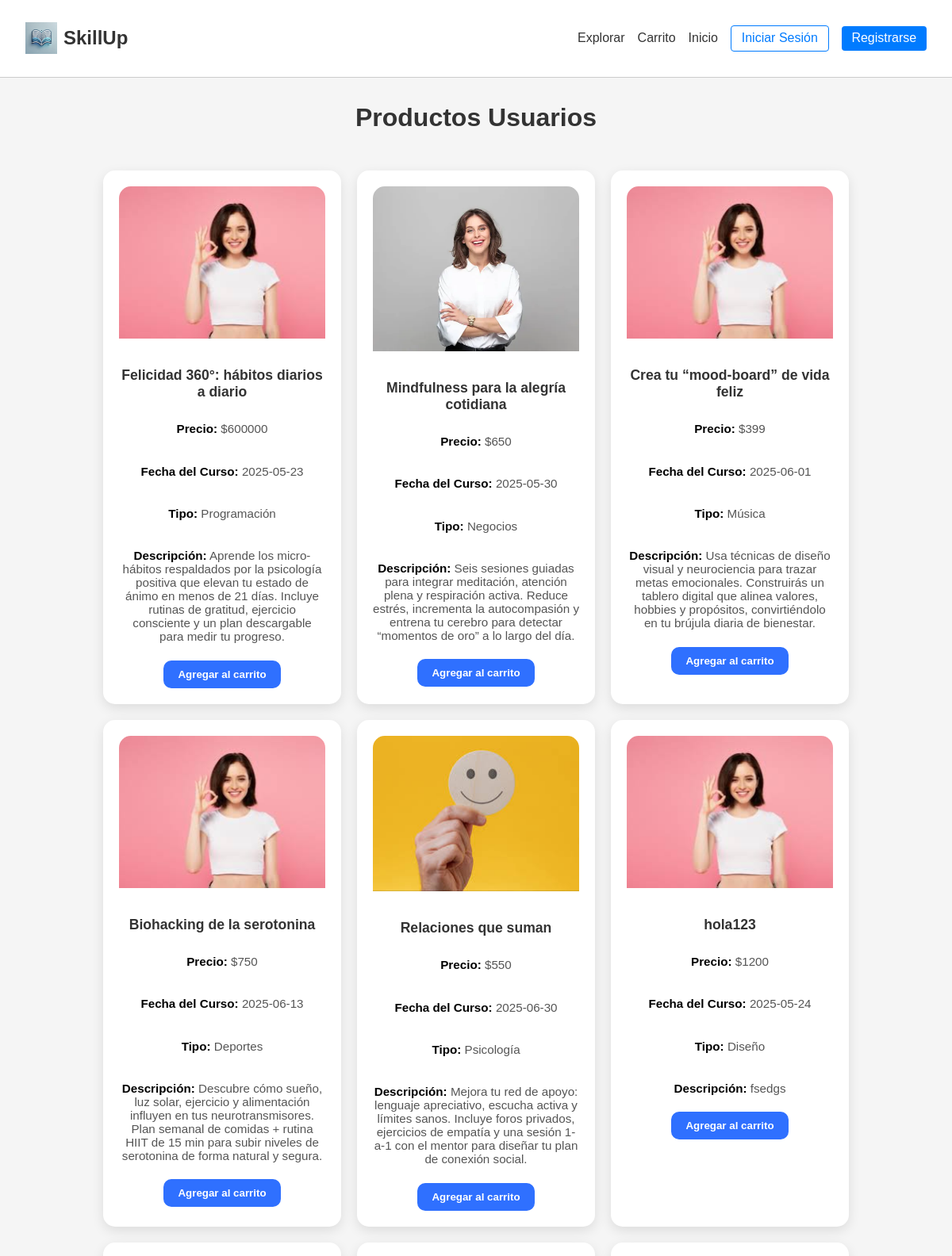
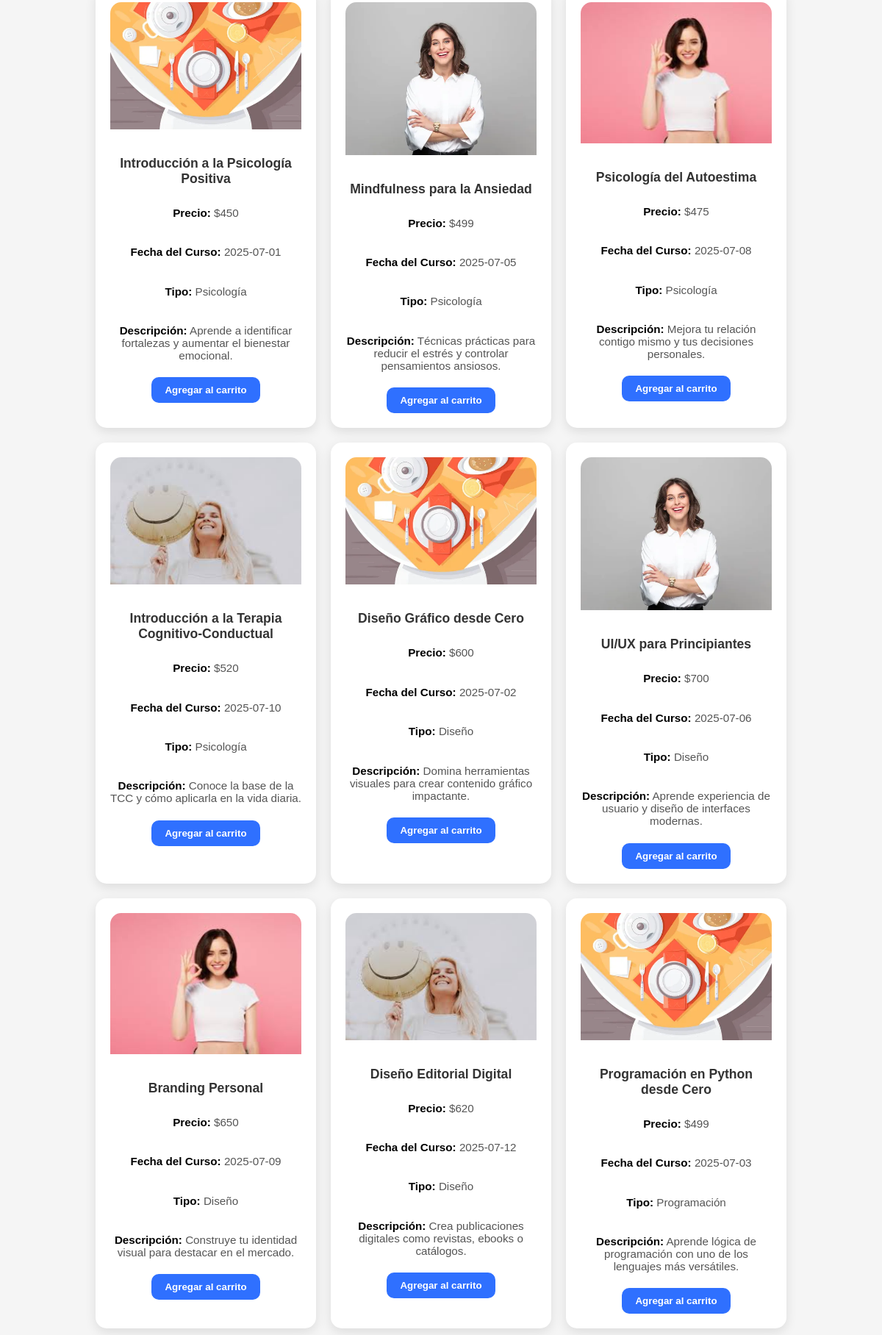
The app's page /ProductoManager/User/ProductosUsuarios.php (upper part) with its own data (2 pictures, top to bottom).
### tables this page shows
CREATE TABLE `productos` (
  `id` int(11) NOT NULL AUTO_INCREMENT,
  `nombreCurso` varchar(100) NOT NULL,
  `precioCurso` varchar(50) NOT NULL,
  `fechaCurso` date NOT NULL,
  `tipoCurso` varchar(100) NOT NULL,
  `desColumna` varchar(255) NOT NULL,
  `imagenCurso` varchar(100) NOT NULL,
  PRIMARY KEY (`id`)
);

### ProductoManager/User/ProductosUsuarios.php (the view, shortened to what this page needs)
<!DOCTYPE html>
<html lang="es">
<head>
    <link rel="stylesheet" href="/Proyecto/includes/header.css">
    <link rel="stylesheet" href="ProductosUsuarios.css">
</head>
<body>
<?php include($_SERVER['DOCUMENT_ROOT']."/Proyecto/includes/header.php"); ?>
<h1>Productos Usuarios</h1>
<div class="container">
    <?php
    include("conexion.php");
    $sql = mysqli_query($con, "SELECT * FROM productos");
    while($row = mysqli_fetch_array($sql)){
    ?>
        <div class="producto">
            <div class="caja">
                <img class="img" src="<?php echo $row['imagenCurso']; ?>" alt="Imagen del curso" width="200"><br>
                <h2><?php echo $row['nombreCurso']; ?></h2>
                <p><strong>Precio:</strong> $<?php echo $row['precioCurso']; ?></p>
                <p><strong>Fecha del Curso:</strong> <?php echo $row['fechaCurso']; ?></p>
                <p><strong>Tipo:</strong> <?php echo $row['tipoCurso']; ?></p>
                <p><strong>Descripción:</strong> <?php echo $row['desColumna']; ?></p>
                <form action="/Proyecto/Carrito/agregar.php" method="POST">
                    <button type="submit">Agregar al carrito</button>
                </form>
            </div>
        </div>
    <?php
    }
    ?>
</div>
</body>
</html>

### includes/header.php (shortened to what this page needs)
<!DOCTYPE html>
<html lang="es">
<head>
  <link rel="stylesheet" href="/Proyecto/includes/header.css">
</head>
<body>
<header>
  <div class="logo">
    <img src="/Proyecto/includes/Logo.jpeg" alt="Logo de SkillUp">
    <h1>SkillUp</h1>
  </div>
  <nav>
  <ul>
    <?php
    if (!isset($_SESSION['rol'])): ?>
        <li><a href="/Proyecto/ProductoManager/User/ProductosUsuarios.php">Explorar</a></li>
        <li><a href="/Proyecto/Carrito/Carrito.php">Carrito</a></li>
        <li><a href="/Proyecto/LandingPage/LandingPage.php">Inicio</a></li>
        <li><a href="/Proyecto/Login/Login.html">Iniciar Sesión</a></li>
        <li><a href="/Proyecto/Register/Register.php">Registrarse</a></li>
    <?php
    endif; ?>
  </ul>
</nav>
</header>

### includes/header.css (style rules this page uses)
header { display: flex; align-items: center; justify-content: space-between; padding: 1rem 2rem; background-color: #fff; border-bottom: 1px solid #ccc; }
.logo { display: flex; align-items: center; }
.logo img { width: 40px; height: auto; margin-right: 0.5rem; }
.logo h1 { font-size: 1.5rem; margin: 0; }
nav ul { list-style: none; display: flex; gap: 1rem; padding-left: 0; }
nav a { text-decoration: none; color: #333; font-weight: 500; }
nav ul { display: flex; align-items: center; gap: 1rem; padding-left: 0; }
nav ul li a[href*="Login"] { display: inline-block; padding: 0.4rem 0.8rem; border: 1px solid #007bff; border-radius: 4px; background: #fff; color: #007bff; }
nav ul li a[href*="Register"] { display: inline-block; padding: 0.4rem 0.8rem; border-radius: 4px; background: #007bff; color: #fff; }

### ProductoManager/User/ProductosUsuarios.css (style rules this page uses)
body { font-family:Arial, sans-serif; margin:0; padding:0; background:#f5f5f5; }
h1 { text-align:center; margin:2rem 0 1rem; color:#333; font-size:2rem; }
.container { display:flex; flex-wrap:wrap; gap:20px; padding:2rem 1rem; justify-content:center; }
.producto { flex:1 1 280px; max-width:300px; display:flex; flex-direction:column; background:#fff; border-radius:15px; box-shadow:0 5px 15px rgba(0,0,0,.1); transition:transform .3s; }
.img { width:100%; height:auto; border-radius:15px 15px 0 0; object-fit:cover; }
.caja { flex:1; display:flex; flex-direction:column; align-items:center; padding:20px; gap:6px; }
h2 { font-size:1.1rem; color:#333; text-align:center; margin:6px 0; }
p { font-size:.95rem; color:#555; text-align:center; }
p strong { color:#000 }
button { margin-top:auto; padding:10px 18px; background:#2f70ff; border:none; border-radius:10px; color:#fff; font-weight:600; cursor:pointer; transition:background .25s; }

### records on screen
productos: imagenCurso (picture), nombreCurso "Felicidad 360°: hábitos diarios a diario", precioCurso "600000", fechaCurso "2025-05-23", tipoCurso "Programación", desColumna "Aprende los micro-hábitos respaldados por la psicología positiva que elevan tu estado de ánimo en menos de 21 días. Incluye rutinas de gratitud, ejercicio consciente y un plan descargable para medir tu progreso."
productos: imagenCurso (picture), nombreCurso "Mindfulness para la alegría cotidiana", precioCurso "650", fechaCurso "2025-05-30", tipoCurso "Negocios", desColumna "Seis sesiones guiadas para integrar meditación, atención plena y respiración activa. Reduce estrés, incrementa la autocompasión y entrena tu cerebro para detectar “momentos de oro” a lo largo del día."
productos: imagenCurso (picture), nombreCurso "Crea tu “mood-board” de vida feliz", precioCurso "399", fechaCurso "2025-06-01", tipoCurso "Música", desColumna "Usa técnicas de diseño visual y neurociencia para trazar metas emocionales. Construirás un tablero digital que alinea valores, hobbies y propósitos, convirtiéndolo en tu brújula diaria de bienestar."
productos: imagenCurso (picture), nombreCurso "Biohacking de la serotonina", precioCurso "750", fechaCurso "2025-06-13", tipoCurso "Deportes", desColumna "Descubre cómo sueño, luz solar, ejercicio y alimentación influyen en tus neurotransmisores. Plan semanal de comidas + rutina HIIT de 15 min para subir niveles de serotonina de forma natural y segura."
productos: imagenCurso (picture), nombreCurso "Relaciones que suman", precioCurso "550", fechaCurso "2025-06-30", tipoCurso "Psicología", desColumna "Mejora tu red de apoyo: lenguaje apreciativo, escucha activa y límites sanos. Incluye foros privados, ejercicios de empatía y una sesión 1-a-1 con el mentor para diseñar tu plan de conexión social."
productos: imagenCurso (picture), nombreCurso "hola123", precioCurso "1200", fechaCurso "2025-05-24", tipoCurso "Diseño", desColumna "fsedgs"
productos: imagenCurso (picture), nombreCurso "Introducción a la Psicología Positiva", precioCurso "450", fechaCurso "2025-07-01", tipoCurso "Psicología", desColumna "Aprende a identificar fortalezas y aumentar el bienestar emocional."
productos: imagenCurso (picture), nombreCurso "Mindfulness para la Ansiedad", precioCurso "499", fechaCurso "2025-07-05", tipoCurso "Psicología", desColumna "Técnicas prácticas para reducir el estrés y controlar pensamientos ansiosos."
productos: imagenCurso (picture), nombreCurso "Psicología del Autoestima", precioCurso "475", fechaCurso "2025-07-08", tipoCurso "Psicología", desColumna "Mejora tu relación contigo mismo y tus decisiones personales."
productos: imagenCurso (picture), nombreCurso "Introducción a la Terapia Cognitivo-Conductual", precioCurso "520", fechaCurso "2025-07-10", tipoCurso "Psicología", desColumna "Conoce la base de la TCC y cómo aplicarla en la vida diaria."
productos: imagenCurso (picture), nombreCurso "Diseño Gráfico desde Cero", precioCurso "600", fechaCurso "2025-07-02", tipoCurso "Diseño", desColumna "Domina herramientas visuales para crear contenido gráfico impactante."
productos: imagenCurso (picture), nombreCurso "UI/UX para Principiantes", precioCurso "700", fechaCurso "2025-07-06", tipoCurso "Diseño", desColumna "Aprende experiencia de usuario y diseño de interfaces modernas."
productos: imagenCurso (picture), nombreCurso "Branding Personal", precioCurso "650", fechaCurso "2025-07-09", tipoCurso "Diseño", desColumna "Construye tu identidad visual para destacar en el mercado."
productos: imagenCurso (picture), nombreCurso "Diseño Editorial Digital", precioCurso "620", fechaCurso "2025-07-12", tipoCurso "Diseño", desColumna "Crea publicaciones digitales como revistas, ebooks o catálogos."
productos: imagenCurso (picture), nombreCurso "Programación en Python desde Cero", precioCurso "499", fechaCurso "2025-07-03", tipoCurso "Programación", desColumna "Aprende lógica de programación con uno de los lenguajes más versátiles."
